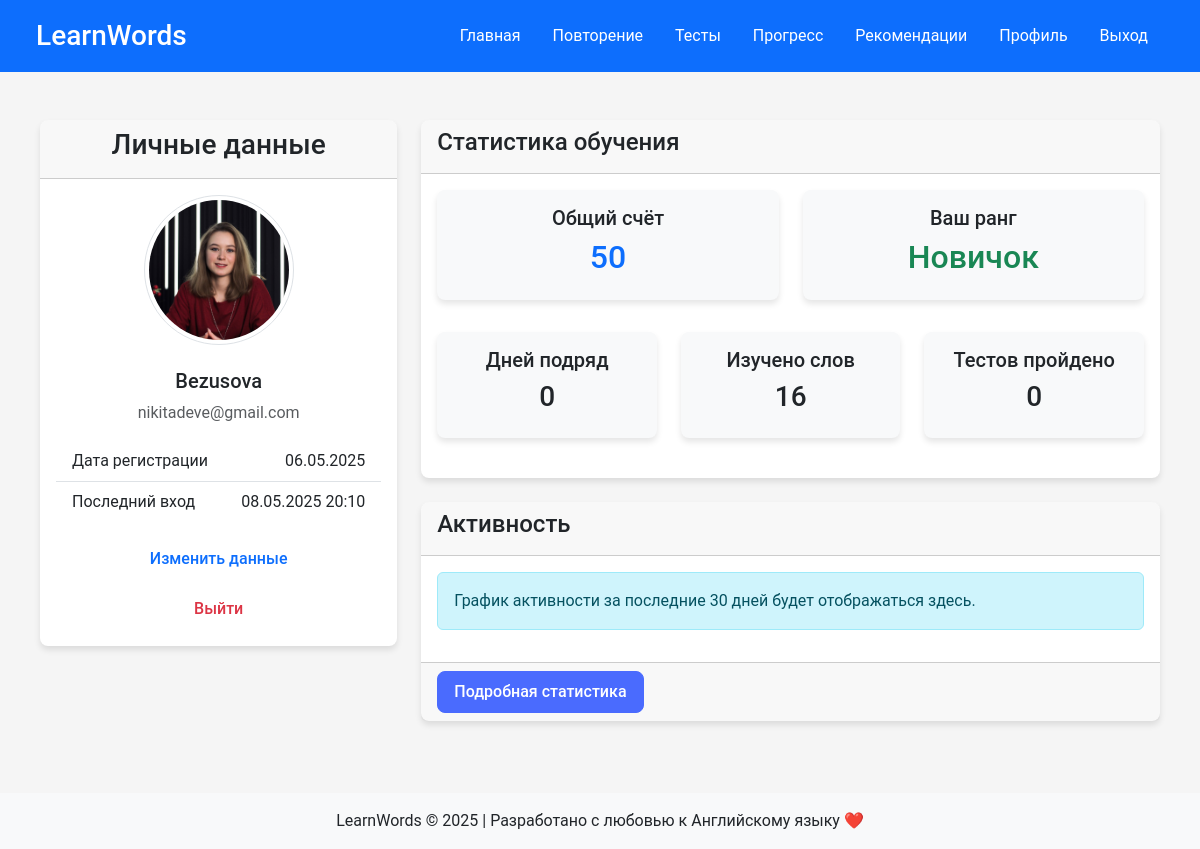
Before: /auth/profile (signed in) with the older database file.
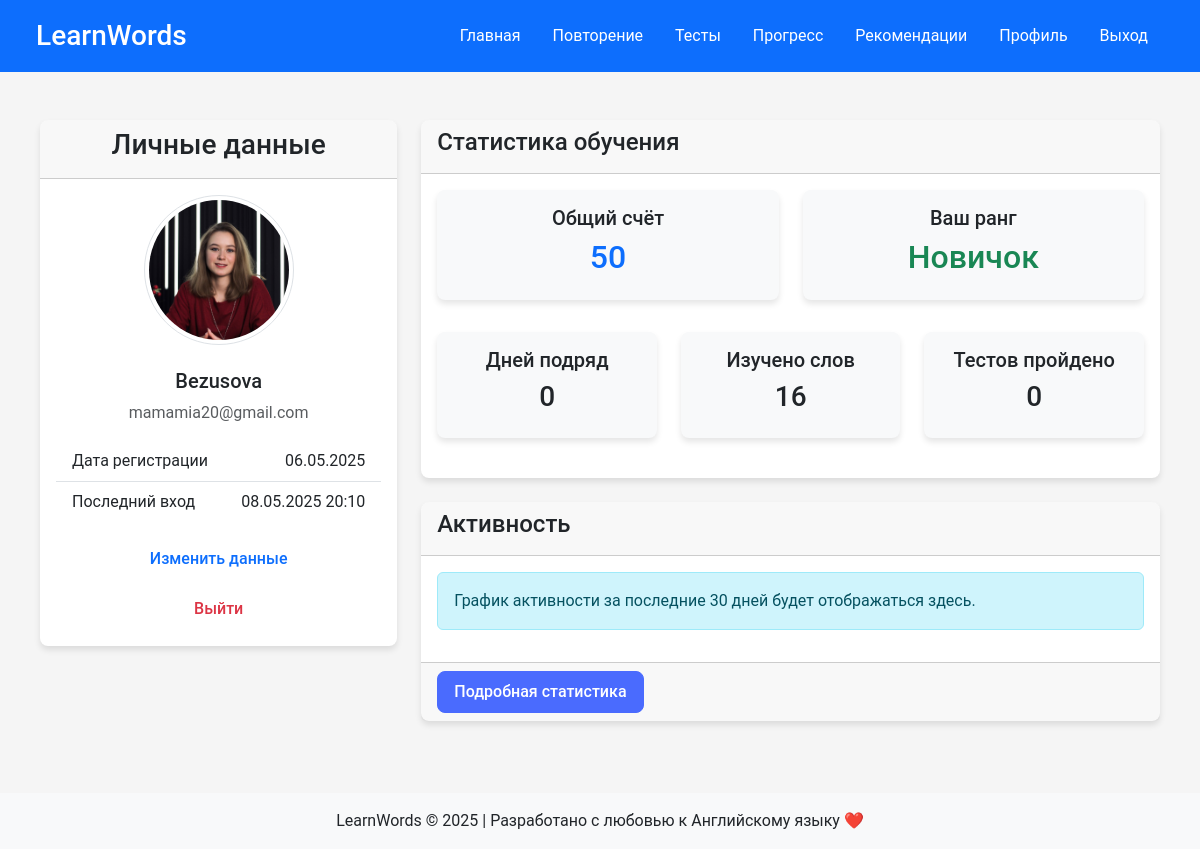
After: the same page with the newer database file.
### app/models/user.py (models this page shows, shortened)
class User(db.Model):
    __tablename__ = 'users'
    __table_args__ = {'extend_existing': True}
    id = db.Column(db.Integer, primary_key=True)
    username = db.Column(db.String(50), unique=True, nullable=False)
    email = db.Column(db.String(100), unique=True, nullable=False)
    password = db.Column(db.String(200), nullable=False)
    avatar_url = db.Column(db.String(255))
    created_at = db.Column(db.DateTime, default=datetime.utcnow)
    last_login = db.Column(db.DateTime)
    is_active = db.Column(db.Boolean, default=True)
    progress = db.relationship('UserProgress', backref='user', lazy=True)
    repetitions = db.relationship('Repetition', backref='user', lazy=True)

### app/models/models.py (models this page shows, shortened)
class UserProgress(db.Model):
    __tablename__ = 'user_progress'
    __table_args__ = {'extend_existing': True}
    id = db.Column(db.Integer, primary_key=True)
    date = db.Column(db.Date, default=datetime.utcnow().date)
    words_reviewed = db.Column(db.Integer, default=0)
    correct_answers = db.Column(db.Integer, default=0)
    points = db.Column(db.Integer, default=0)
    streak = db.Column(db.Integer, default=0)
    user_id = db.Column(db.Integer, db.ForeignKey('users.id'), nullable=True)
    @classmethod
    def get_or_create_today(cls, user_id=None):
        today = datetime.utcnow().date()
        if user_id:
            progress = cls.query.filter_by(date=today, user_id=user_id).first()
            if not progress:
                progress = cls(date=today, user_id=user_id)
                db.session.add(progress)
                db.session.commit()
        else:
            progress = cls.query.filter_by(date=today, user_id=None).first()
            if not progress:
                progress = cls(date=today)
                db.session.add(progress)
                db.session.commit()
        return progress

### app/routes/auth.py (the view)
@auth_bp.route('/profile')
def profile():
    user_id = session.get('user_id')
    if not user_id:
        flash('Пожалуйста, войдите в систему', 'warning')
        return redirect(url_for('auth.login'))
    user = User.query.get(user_id)
    if not user:
        session.pop('user_id', None)
        flash('Пользователь не найден', 'error')
        return redirect(url_for('auth.login'))
    user_progress = UserProgress.get_or_create_today(user_id=user_id)
    total_points = db.session.query(db.func.sum(UserProgress.points)).filter(UserProgress.user_id == user_id).scalar() or 0
    user_progress.points = total_points
    rank = get_user_rank(total_points)
    mastered_words = Repetition.query.filter(
        Repetition.user_id == user_id,
        Repetition.user_level >= 4
    ).count()
    completed_tests = TestSession.query.filter_by(completed=True).count()
    return render_template('profile.html',
                          user=user,
                          user_progress=user_progress,
                          rank=rank,
                          mastered_words=mastered_words,
                          completed_tests=completed_tests)

### app/utils/srs_utils.py (called while the page is built)
def get_user_rank(points):
    if points < 100:
        return "Новичок"
    elif points < 500:
        return "Ученик"
    elif points < 1000:
        return "Мастер"
    elif points < 2000:
        return "Профи"
    else:
        return "Мастер слов"

### app/templates/profile.html (shortened to what this page needs)
{% extends 'base.html' %}
{% block content %}
<div class="container mt-4">
    <div class="row">
        <div class="col-md-4">
            <div class="card">
                <div class="card-header text-center">
                    <h3>Личные данные</h3>
                </div>
                <div class="card-body">
                    <div class="text-center mb-4">
                        {% if user.avatar_url %}
                            <img src="{{ user.avatar_url }}" alt="Фото профиля" class="rounded-circle img-thumbnail" style="width: 150px; height: 150px; object-fit: cover;">
                        {% else %}
                            <img src="https://ui-avatars.com/api/?name={{ user.username }}&background=random&size=150" alt="Фото профиля" class="rounded-circle img-thumbnail">
                        {% endif %}
                    </div>
                    <h5 class="card-title text-center">{{ user.username }}</h5>
                    <p class="card-text text-center text-muted">{{ user.email }}</p>
                    <ul class="list-group list-group-flush">
                        <li class="list-group-item d-flex justify-content-between">
                            <span>Дата регистрации</span>
                            <span>{{ user.created_at.strftime('%d.%m.%Y') }}</span>
                        </li>
                        <li class="list-group-item d-flex justify-content-between">
                            <span>Последний вход</span>
                            <span>{% if user.last_login %}{{ user.last_login.strftime('%d.%m.%Y %H:%M') }}{% else %}Никогда{% endif %}</span>
                        </li>
                    </ul>
                    <div class="d-grid gap-2 mt-3">
                        <a href="{{ url_for('auth.edit_profile') }}" class="btn btn-outline-primary">Изменить данные</a>
                        <a href="{{ url_for('auth.logout') }}" class="btn btn-outline-danger">Выйти</a>
                    </div>
                </div>
            </div>
        </div>
        <div class="col-md-8">
            <div class="card mb-4">
                <div class="card-header">
                    <h4>Статистика обучения</h4>
                </div>
                <div class="card-body">
                    <div class="row">
                        <div class="col-md-6">
                            <div class="card bg-light mb-3">
                                <div class="card-body text-center">
                                    <h5 class="card-title">Общий счёт</h5>
                                    <h2 class="text-primary">{{ user_progress.points if user_progress else 0 }}</h2>
                                </div>
                            </div>
                        </div>
                        <div class="col-md-6">
                            <div class="card bg-light mb-3">
                                <div class="card-body text-center">
                                    <h5 class="card-title">Ваш ранг</h5>
                                    <h2 class="text-success">{{ rank }}</h2>
                                </div>
                            </div>
                        </div>
                    </div>
                    <div class="row mt-3">
                        <div class="col-md-4">
                            <div class="card bg-light">
                                <div class="card-body text-center">
                                    <h5 class="card-title">Дней подряд</h5>
                                    <h3>{{ user_progress.streak if user_progress else 0 }}</h3>
                                </div>
                            </div>
                        </div>
                        <div class="col-md-4">
                            <div class="card bg-light">
                                <div class="card-body text-center">
                                    <h5 class="card-title">Изучено слов</h5>
                                    <h3>{{ mastered_words }}</h3>
                                </div>
                            </div>
                        </div>
                        <div class="col-md-4">
                            <div class="card bg-light">
                                <div class="card-body text-center">
                                    <h5 class="card-title">Тестов пройдено</h5>
                                    <h3>{{ completed_tests }}</h3>
                                </div>
                            </div>
                        </div>
                    </div>
                </div>
            </div>
            <div class="card">
                <div class="card-header">
                    <h4>Активность</h4>
                </div>
                <div class="card-body">
                    <div class="progress-chart">
                        <div class="alert alert-info">
                            График активности за последние 30 дней будет отображаться здесь.
                        </div>
                    </div>
                </div>
                <div class="card-footer">
                    <a href="{{ url_for('main.show_progress') }}" class="btn btn-primary">Подробная статистика</a>
                </div>
            </div>
        </div>
    </div>
</div>
{% endblock %}

### app/templates/base.html (shortened to what this page needs)
<!DOCTYPE html>
<html lang="ru">
<head>
    <link rel="stylesheet" href="https://cdn.jsdelivr.net/npm/bootstrap@5.3.0/dist/css/bootstrap.min.css">
    <link rel="stylesheet" href="https://cdnjs.cloudflare.com/ajax/libs/font-awesome/6.4.0/css/all.min.css">
    <link rel="stylesheet" href="{{ url_for('static', filename='css/style.css') }}">
</head>
<body>
    <header class="bg-primary text-white p-3">
        <div class="container">
            <div class="d-flex justify-content-between align-items-center">
                <h1 class="h3 mb-0">LearnWords</h1>
                <nav>
                    <ul class="nav">
                        <li class="nav-item">
                            <a class="nav-link text-white" href="{{ url_for('main.index') }}">Главная</a>
                        </li>
                        <li class="nav-item">
                            <a class="nav-link text-white" href="{{ url_for('main.review') }}">Повторение</a>
                        </li>
                        <li class="nav-item">
                            <a class="nav-link text-white" href="{{ url_for('main.tests') }}">Тесты</a>
                        </li>
                        <li class="nav-item">
                            <a class="nav-link text-white" href="{{ url_for('main.show_progress') }}">Прогресс</a>
                        </li>
                        <li class="nav-item">
                            <a class="nav-link text-white" href="{{ url_for('main.recommendations') }}">Рекомендации</a>
                        </li>
                        {% if session.get('user_id') %}
                        <li class="nav-item">
                            <a class="nav-link text-white" href="{{ url_for('auth.profile') }}">Профиль</a>
                        </li>
                        <li class="nav-item">
                            <a class="nav-link text-white" href="{{ url_for('auth.logout') }}">Выход</a>
                        </li>
                        {% endif %}
                    </ul>
                </nav>
            </div>
        </div>
    </header>
    <main class="container py-4">
        {% block content %}{% endblock %}
    </main>
    <footer class="bg-light p-3 mt-4">
        <div class="container text-center">
            <p class="mb-0">LearnWords &copy; 2025 | Разработано с любовью к Английскому языку ❤️</p>
        </div>
    </footer>
</body>
</html>

### app/static/css/style.css (style rules this page uses)
body { background-color: #f5f5f5; font-family: 'Roboto', 'Segoe UI', Tahoma, Geneva, Verdana, sans-serif; }
.card { border-radius: 0.5rem; box-shadow: 0 4px 6px rgba(0, 0, 0, 0.1); margin-bottom: 1.5rem; border: none; transition: all 0.2s ease-in-out; }
.card-header { border-radius: 0.5rem 0.5rem 0 0 !important; font-weight: 500; }
.text-center { text-align: center; }
.btn { display: inline-block; font-weight: 500; text-align: center; vertical-align: middle; cursor: pointer; border: 1px solid transparent; padding: 0.5rem 1rem; font-size: 16px; line-height: 1.5; border-radius: 0.5rem; transition: all 0.3s ease; text-decoration: none; }
.btn-primary { background-color: #4a6bfe; color: white; border-color: #4a6bfe; }
.container { width: 100%; max-width: 1200px; margin: 0 auto; padding: 0 20px; }

Changed rows visible on the page:
changed User "Bezusova": email "nikitadeve@gmail.com" → "mamamia20@gmail.com"
